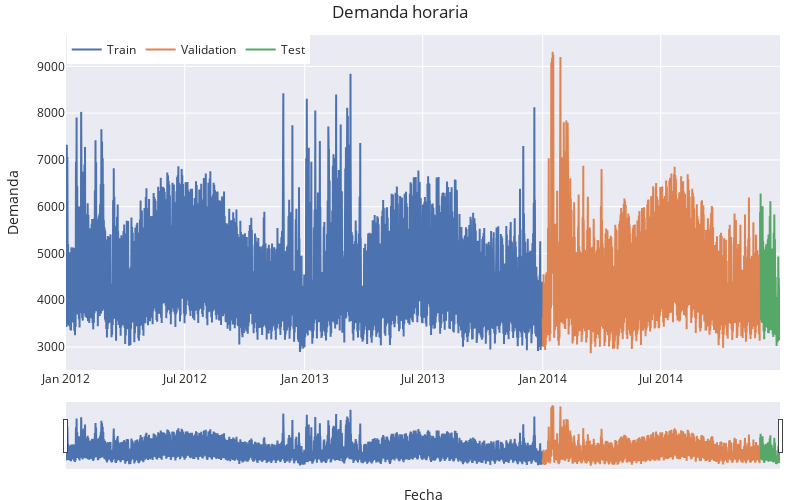

Write notebook code for a chart like this one.
### Markdown cell above
Paso a ver gráficamente los datos, para ello eje y la demanda y eje x una línea temporal.

### Code cell
fig = go.Figure()
fig.add_trace(go.Scatter(x=data_train.index, y=data_train['Demand'], mode='lines', name='Train'))
fig.add_trace(go.Scatter(x=data_val.index, y=data_val['Demand'], mode='lines', name='Validation'))
fig.add_trace(go.Scatter(x=data_test.index, y=data_test['Demand'], mode='lines', name='Test'))
fig.update_layout(
    title = 'Demanda horaria', xaxis_title = "Fecha", yaxis_title = "Demanda",
    width = 800, height = 500, margin = dict(l=20, r=20, t=35, b=20),
    legend=dict(orientation="h", yanchor="top", y=1, xanchor="left", x=0.001)
)
fig.update_xaxes(rangeslider_visible=True)
fig.show()

### Figure 1 — Plotly figure (JSON) as saved in the notebook; plotly's stock layout.template omitted (floating-point values rounded to 4 significant figures; data arrays with more than 128 entries replaced by an {"elided": "..."} marker saying what was removed)
{"data": [{"mode": "lines", "name": "Train", "type": "scatter", "x": {"elided": "17544 str values"}, "y": {"elided": "17544 float values"}}, {"mode": "lines", "name": "Validation", "type": "scatter", "x": {"elided": "8016 str values"}, "y": {"elided": "8016 float values"}}, {"mode": "lines", "name": "Test", "type": "scatter", "x": {"elided": "720 str values"}, "y": {"elided": "720 float values"}}], "layout": {"height": 500, "legend": {"orientation": "h", "x": 0.001, "xanchor": "left", "y": 1, "yanchor": "top"}, "margin": {"b": 20, "l": 20, "r": 20, "t": 35}, "title": {"text": "Demanda horaria"}, "width": 800, "xaxis": {"rangeslider": {"visible": true}, "title": {"text": "Fecha"}}, "yaxis": {"title": {"text": "Demanda"}}}}
